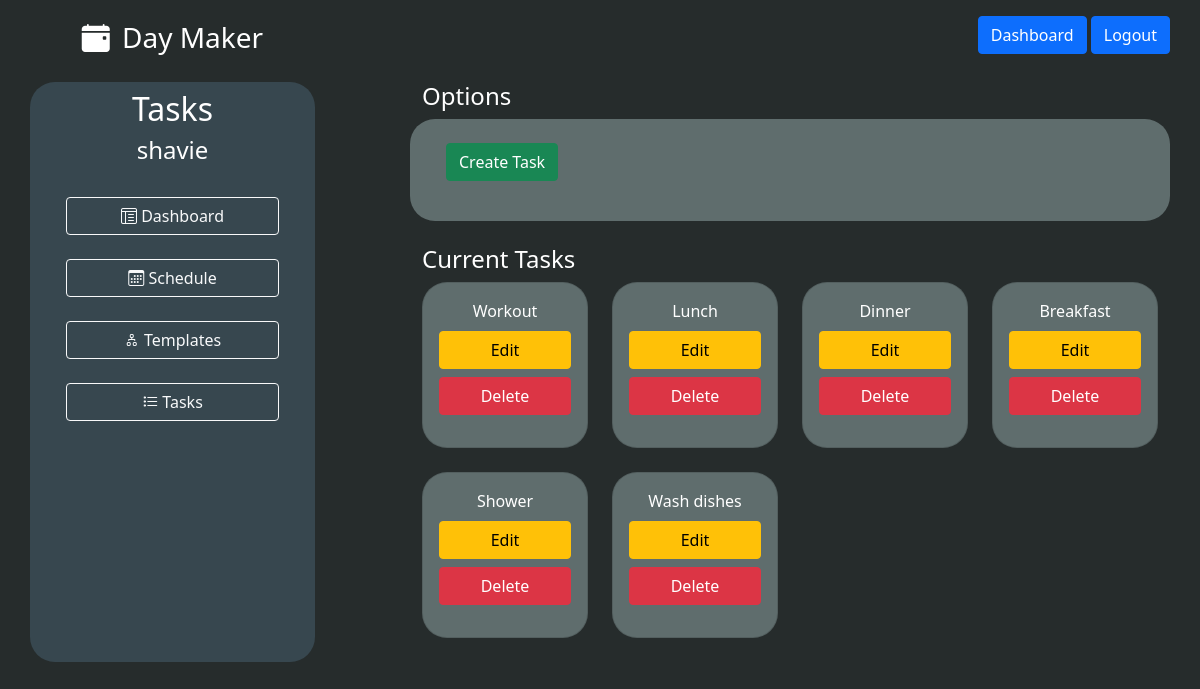
/tasks (signed in), run on an earlier commit of the app's database.
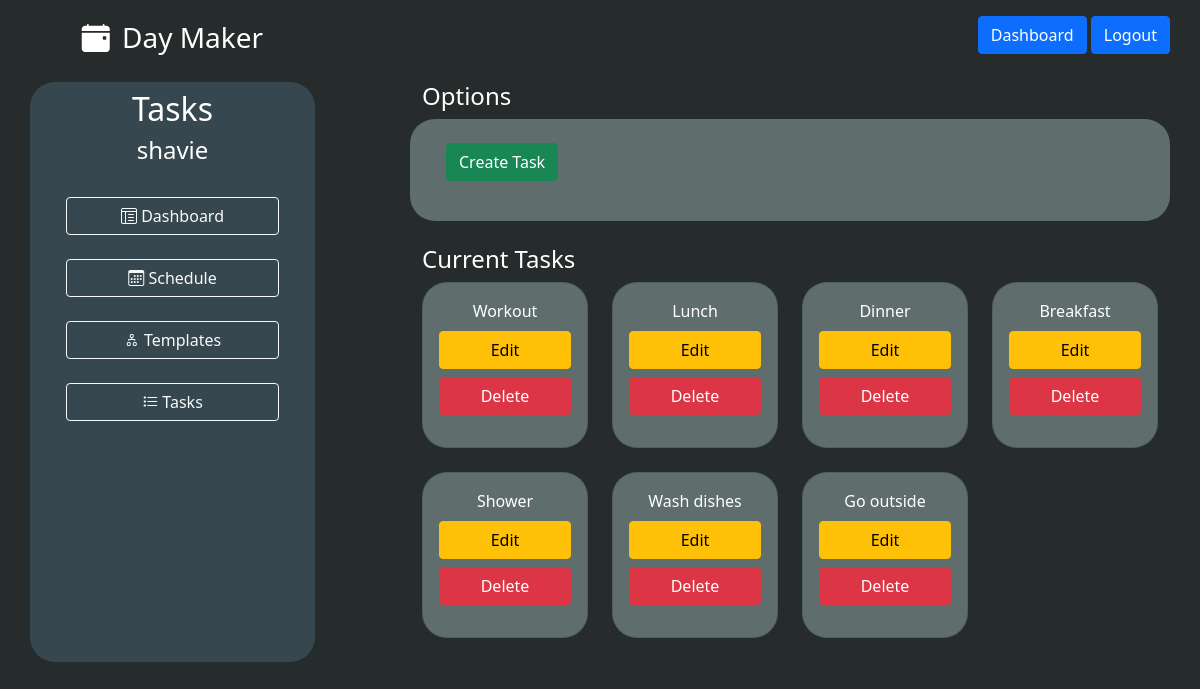
And on a later commit of the database.
### models.py (models this page shows, shortened)
class User(UserMixin, db.Model):
    id = db.Column(db.Integer, primary_key = True)
    username = db.Column(db.String(30), unique = True, index = True)
    email = db.Column(db.String(64), index=True, unique=True)
    password = db.Column(db.String(128))
    schedules = db.relationship('Schedule', backref='user', lazy='dynamic', cascade='all, delete, delete-orphan')
    templates = db.relationship('Template', backref='user', lazy='dynamic', cascade='all, delete, delete-orphan')
    tasks = db.relationship('Task', backref='user', lazy='dynamic', cascade='all, delete, delete-orphan')

class Task(db.Model):
    id = db.Column(db.Integer, primary_key = True)
    title = db.Column(db.String(50), index = True)
    user_id = db.Column(db.Integer, db.ForeignKey('user.id'))
    todos = db.relationship('Todo', lazy='dynamic', cascade='all, delete, delete-orphan')

### routes.py (the view)
@app.route('/tasks', methods=['GET', 'POST'])
@login_required
def tasks():
    form = TaskForm()
    EditForm = EditTaskForm()
    if form.validate_on_submit():
      task = Task(title=form.title.data, user_id=current_user.id)
      db.session.add(task)
      db.session.commit()
      flash('Task successfully added')
      return redirect(url_for('tasks'))
    return render_template('view_tasks.html', form=form, EditForm=EditForm)

### routes.py (called while the page is built)
@login_manager.user_loader
def load_user(id):
    return User.query.get(int(id))

### templates/view_tasks.html (shortened to what this page needs)
{% extends 'base.html' %}
{% block content %}
    <div class="container h-100">
        <div class="row justify-content-center mt-4">
            <div class="col-3 text-white  day-primary curved">
                <h2 class="mt-2 text-center">Tasks</h2>
                <h4 class="mt-2 text-center">{{current_user.username}}</h2>
                <div class="row gap-1 justify-content-center">
                  <div class="col-10">
                    <h4 class="mt-4"><a href="{{ url_for('dashboard')}}" class="btn btn-outline-light w-100"><i class="bi bi-layout-text-window-reverse"></i> Dashboard</a></h4>
                    <h4 class="mt-4"><a href="{{ url_for('schedule')}}" class="btn btn-outline-light w-100"><i class="bi bi-calendar3"></i> Schedule</a></h4>
                    <h4 class="mt-4"><a href="{{ url_for('templates')}}" class="btn btn-outline-light w-100"><i class="bi bi-diagram-2"></i> Templates</a></h4>
                    <h4 class="mt-4"><a href="{{ url_for('tasks')}}" class="btn btn-outline-light w-100"><i class="bi bi-list-task"></i> Tasks</a></h4>
                  </div>
                </div>
            </div>
            <div class="col-1"></div>
            <div class="col-8 ">
                <h4 class="text-white">Options</h4>
                <div class="row day-secondary curved p-4">
                    <p>
                        <a class="btn btn-success" data-bs-toggle="collapse" href="#taskForm" role="button" aria-expanded="false" aria-controls="taskForm">Create Task</a>
                    </p>
                </div>
                <h4 class="text-white mt-4">Current Tasks</h4>
                <div class="row ">
                    {% for task in current_user.tasks %}
                    <div class="col-3 mb-4">
                        <div class="card day-secondary curved">
                            <div class="card-body">
                                <div class="text-center text-white card-title">{{ task.title }}</div>
                                <p class="d-grid">
                                    <a class="btn btn-warning" data-bs-toggle="collapse" href="#taskForm{{ task.id }}" role="button" aria-expanded="false" aria-controls="templateForm">Edit</a>
                                    <a class="btn btn-danger mt-2" href="{{ url_for('delete_task', task_title=task.title) }}" >Delete</a>
                                </p>
                            </div>
                        </div>
                    </div>
                    {% endfor %}
                </div>
            </div>
        </div>
    </div>
{% endblock %}

### templates/base.html (shortened to what this page needs)
<!DOCTYPE html>
<html lang="en">
<head>
    {% block head %}
    <link href="https://cdn.jsdelivr.net/npm/bootstrap@5.0.1/dist/css/bootstrap.min.css" rel="stylesheet">
    <link rel="stylesheet" href="https://cdn.jsdelivr.net/npm/bootstrap-icons@1.5.0/font/bootstrap-icons.css">
    <link rel="stylesheet" href="../static/styles.css">
    {% endblock %}
</head>
<body >
  <header class="container pt-3">
    <div class="row">
      <div class="col-3 text-center">
        <a href="{{url_for('home')}}">
          <i class="bi bi-calendar-event-fill text-white fs-3"></i>
          <span class="fs-3 ms-2 text-white">Day Maker</span>
        </a>
      </div>
      <div class="col-9 pe-0">
          <div class="ms-auto text-white text-end">
            {% if current_user.is_authenticated %}
            <span class="btn btn-primary"><a class="text-white" href="{{url_for('dashboard')}}">Dashboard</a></span>
            <span class="btn btn-primary"><a class="text-white" href="{{url_for('logout')}}">Logout</a></span>
            {% endif %}
          </div>
      </div>
    </div>
  </header>
  {% block content %}{% endblock %}
</body>
</html>

### static/styles.css (style rules this page uses)
html, body { height: 100%; background-color: #262C2C; }
.day-primary { background-color: #37474F; }
.day-secondary { background-color: #5F6D6D; }
.curved { border-radius: 25px; }
a { text-decoration: none; color: black; }

What changed in the data, as far as the page shows it:
added Task: title "Go outside"
